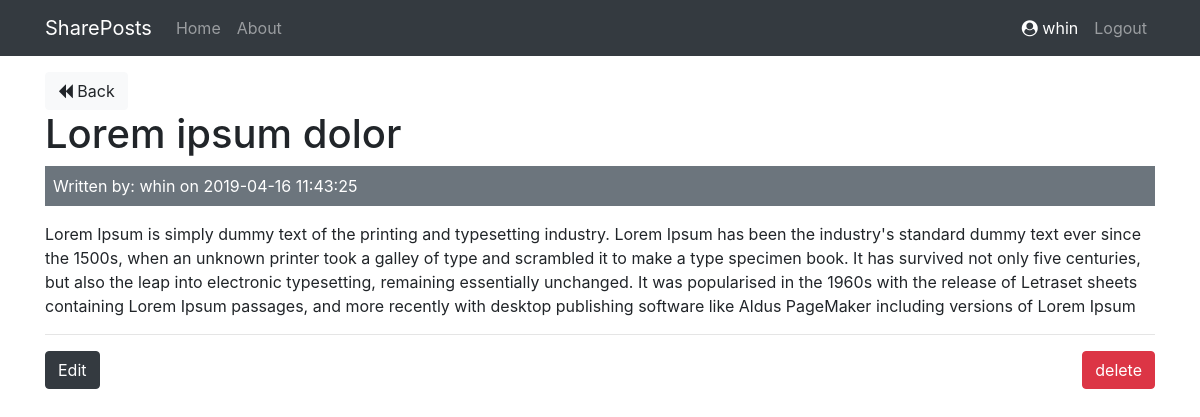
Page /posts/show/15 (signed in) on the committed database.
### tables this page shows
CREATE TABLE `posts` (
  `id` int(11) NOT NULL,
  `user_id` int(11) NOT NULL,
  `title` varchar(255) NOT NULL,
  `body` text NOT NULL,
  `created_at` datetime NOT NULL DEFAULT CURRENT_TIMESTAMP
);

CREATE TABLE `users` (
  `id` int(11) NOT NULL,
  `name` varchar(255) NOT NULL,
  `email` varchar(255) NOT NULL,
  `password` varchar(255) NOT NULL,
  `created_at` datetime NOT NULL DEFAULT CURRENT_TIMESTAMP
);

### app/controllers/PostsController.php (called while the page is built, shortened)
<?php
class PostsController extends Controller {
    public function __construct(){
        $this->postModel = $this->model('Post');
        $this->userModel = $this->model('User');
    }
    public function show($id){
        $post = $this->postModel->getPostById($id);
        $user = $this->userModel->getUserById($post->user_id);
        $data = [
            'post' => $post,
            'user' => $user
        ];
        $this->view('posts/show', $data);
    }
}
?>

### app/libraries/Core.php (called while the page is built, shortened)
<?php
class Core {
    protected $currentMethod = 'index';
    public function __construct(){
        $url =  $this->getUrl();
        if(file_exists('../app/controllers/' . ucwords($url[0]) . 'Controller.php')){
            unset($url[0]);
        }
        $this->currentController = new $this->currentController;
        if(isset($url[1])){
            if(method_exists($this->currentController, $url[1])){
                $this->currentMethod = $url[1];
                unset($url[1]);
            }
        }
        $this->params = $url ? array_values($url) : [];
        call_user_func_array([$this->currentController, $this->currentMethod], $this->params);
    }
    public function getUrl(){
        if(isset($_GET['url'])){
            $url = rtrim($_GET['url'], '/');
            $url = filter_var($url, FILTER_SANITIZE_URL);
            $url = explode('/', $url);
            return $url;
        }
    }
}
?>

### public/index.php (called while the page is built, shortened)
<?php
$init = new Core;
?>

### app/libraries/Database.php (called while the page is built, shortened)
<?php
class Database {
    private $host = DB_HOST;
    private $dbname = DB_NAME;
    private $user = DB_USER;
    private $pass = DB_PASS;
    private $dbh;
    private $stmt;
    public function __construct(){
        try {
            $options = array(
                PDO::ATTR_PERSISTENT => true,
                PDO::ATTR_ERRMODE => PDO::ERRMODE_EXCEPTION
            );
            $this->dbh = new PDO('mysql:host=' . $this->host . ';dbname=' . $this->dbname, $this->user, $this->pass, $options);
        } catch (PDOException $e) {
            $this->error = $e->getMessage();
            die($this->error);
        }
    }
    public function query($query){
        $this->stmt = $this->dbh->prepare($query);
    }
    public function bind($param, $value, $type = null){
        if(is_null($type)){
            switch(true){
                default:
                    $type = PDO::PARAM_STR;
            }
        }
        $this->stmt->bindValue($param, $value, $type);
    }
    public function execute(){
        return $this->stmt->execute();
    }
    public function single(){
        $this->execute();
        return $this->stmt->fetch(PDO::FETCH_OBJ);
    }
}
?>

### app/models/Post.php (called while the page is built, shortened)
<?php
class Post {
    private $db;
    private $table_name = 'posts';
    private $_data;
    public function __construct(){
        $this->db = new Database();
    }
    public function getPostById($id){
        $this->db->query('SELECT * FROM ' . $this->table_name . ' WHERE id = :id ');
        $this->db->bind(':id', $id);
        $this->_data = $this->db->single();
        return $this->data();
    }
    public function data(){
        return $this->_data;
    }
}
?>

### app/models/User.php (called while the page is built, shortened)
<?php
class User {
    private $db;
    private $table_name = 'users';
    private $_data;
    public function __construct(){
        $this->db = new Database();
    }
    public function getUserById($id){
        $this->db->query('SELECT * FROM ' . $this->table_name . ' WHERE id = :id ');
        $this->db->bind(':id', $id);
        $this->_data = $this->db->single();
        return $this->data();
    }
    public function data(){
        return $this->_data;
    }
}
?>

### app/libraries/Session.php (called while the page is built, shortened)
<?php
class Session {
    public static function get($name){
        return $_SESSION[$name];
    }
}
?>

### app/views/posts/show.php (the view)
<?php require APPROOT . '/views/inc/header.php'; ?>
<a href="<?= URLROOT; ?>/posts" class="btn btn-light">
    <i class="fa fa-backward"></i> Back
</a><br/>
<h1><?= $data['post']->title; ?></h1>
<div class="bg-secondary text-white p-2 mb-3">
    Written by: <?= $data['user']->name; ?> on <?= $data['post']->created_at; ?>
</div>
<p><?= $data['post']->body; ?></p>
<?php if($data['post']->user_id == Session::get(SESSION_USER_ID)) : ?>
    <hr>
    <a href="<?= URLROOT; ?>/posts/edit/<?= $data['post']->id; ?>" class="btn btn-dark">Edit</a>
    <form class="pull-right" method="POST" action="<?= URLROOT; ?>/posts/delete/<?= $data['post']->id; ?>">
        <input type="submit" value="delete" class="btn btn-danger">
    </form>
<?php endif; ?>
<?php require APPROOT . '/views/inc/footer.php'; ?>

### rows in the picture
posts: title "Lorem ipsum dolor", created_at "2019-04-16 11:43:25", body "Lorem Ipsum is simply dummy text of the printing and typesetting industry. Lorem Ipsum has been the industry's standard dummy text ever since the 1500s, when an unknown printer took a galley of type and scrambled it to make a type specimen book. It has survived not only five centuries, but also the leap into electronic typesetting, remaining essentially unchanged. It was popularised in the 1960s with the release of Letraset sheets containing Lorem Ipsum passages, and more recently with desktop publishing software like Aldus PageMaker including versions of Lorem Ipsum"
users: name "whin"

### other values in the picture
SITENAME "SharePosts"
Session::get(SESSION_USER_NAME) "whin"
